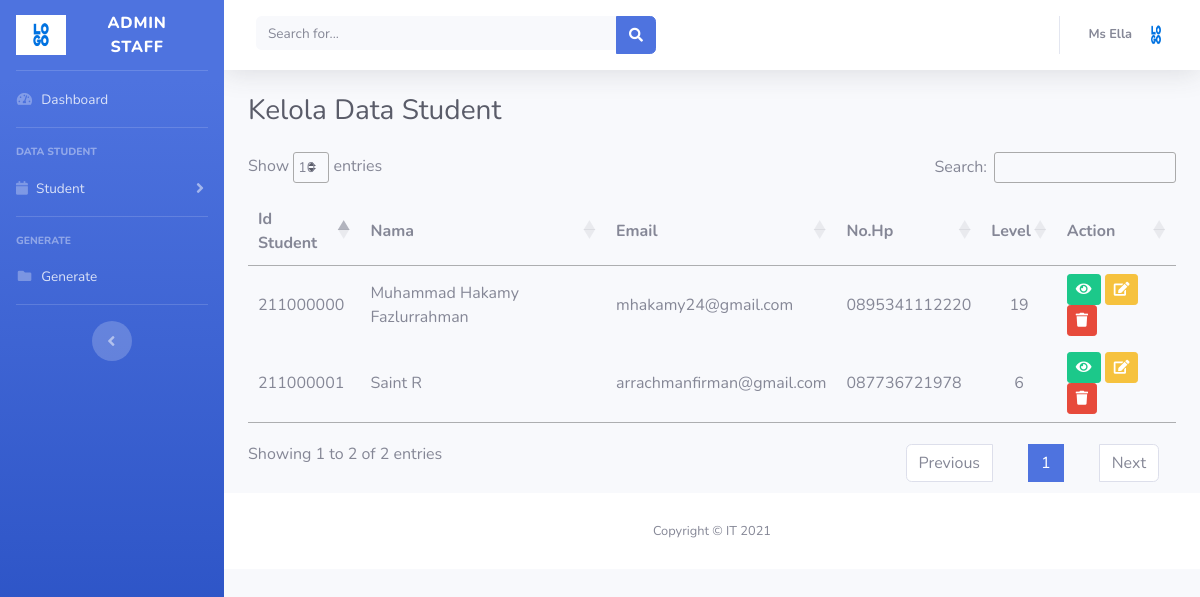
The app's page /staff/pendaftar.php (signed in) with its own data.
### tables this page shows
CREATE TABLE `guidebook` (
  `id` int(11) NOT NULL,
  `id_participant` varchar(100) NOT NULL,
  `kids` int(11) NOT NULL
);

CREATE TABLE `participant` (
  `id_participant` varchar(100) NOT NULL,
  `tgl_participant` date DEFAULT current_timestamp(),
  `nama_participant` varchar(50) NOT NULL DEFAULT '<booked>',
  `jenis_kelamin` varchar(10) DEFAULT NULL,
  `tempat_lahir` varchar(50) DEFAULT NULL,
  `tgl_lahir` varchar(100) DEFAULT NULL,
  `alamat` varchar(100) DEFAULT NULL,
  `telp_participant` varchar(13) DEFAULT NULL,
  `email_participant` varchar(200) DEFAULT NULL,
  `instansi_participant` varchar(100) DEFAULT NULL,
  `alamat_pekerjaan` varchar(100) DEFAULT NULL,
  `sosmed` varchar(50) DEFAULT NULL,
  `pendidikan` varchar(3) DEFAULT NULL,
  `sumber` varchar(50) DEFAULT NULL,
  `namayah` varchar(50) DEFAULT NULL,
  `noayah` varchar(15) DEFAULT NULL,
  `namaibu` varchar(50) DEFAULT NULL,
  `noibu` varchar(15) DEFAULT NULL,
  `program_participant` varchar(50) DEFAULT NULL,
  `alasan` varchar(100) DEFAULT NULL,
  `target` varchar(100) DEFAULT NULL,
  `hari` varchar(19) DEFAULT NULL,
  `sesi` char(2) DEFAULT NULL,
  `lama` varchar(50) DEFAULT NULL,
  `investasi` int(11) DEFAULT NULL,
  `facility` varchar(100) DEFAULT NULL,
  `caschback` int(11) DEFAULT NULL,
  `buku_participant` varchar(100) DEFAULT NULL,
  `cabang_participant` varchar(100) DEFAULT NULL,
  `akses_participant` varchar(10) DEFAULT 'On Budget',
  `jumlah_sesi` int(11) DEFAULT 24,
  `out_participant` date DEFAULT NULL,
  `kode_pos` int(20) DEFAULT NULL,
  `pass_participant` varchar(100) DEFAULT NULL,
  `dream` text DEFAULT NULL,
  `target_score` float DEFAULT NULL,
  `reschedule` int(11) NOT NULL DEFAULT 3,
  `coach_note` text DEFAULT NULL,
  `status_participant` varchar(20) DEFAULT 'aktif',
  `alasan_berhenti` text DEFAULT NULL,
  `id_staff` varchar(100) NOT NULL
);

### staff/ceknilai.php (the view, shortened to what this page needs)
 <link rel="stylesheet" type="text/css" media="screen" href="https://cdn.datatables.net/1.10.19/css/jquery.dataTables.min.css">
            <?php
                $edit=mysqli_query($conn,"SELECT * FROM   participant  WHERE id_participant ='".$row['id_participant']."'");
                $erow=mysqli_fetch_array($edit);
                $idpart = $erow["id_participant"];
            ?>
   <?php
    $yws = mysqli_query($conn,"SELECT * FROM  gb_answer  WHERE id_participant = $idpart");
?>

### temp/staff/header.php (shortened to what this page needs)
<!DOCTYPE html>
<html lang="en">
<head>
  <link href="./../assets/fontsawesome/css/all.min.css" rel="stylesheet" type="text/css">
    <link href="assets/datatables/dataTables.bootstrap4.min.css" rel="stylesheet">
    <link rel="stylesheet" type="text/css" media="screen" href="https://cdn.datatables.net/1.10.19/css/jquery.dataTables.min.css">
  <link href="./../assets/css/sb-admin-2.min.css" rel="stylesheet">
</head>
<body id="page-top">
  <div id="wrapper">

### temp/staff/navbar.php (shortened to what this page needs)
   <ul class="navbar-nav bg-gradient-primary sidebar sidebar-dark accordion" id="accordionSidebar">
<a class="sidebar-brand d-flex align-items-center justify-content-center" href="login.php">
  <div class="sidebar-brand-icon rotate-n-1">
    <img src="../logo.png" style="height: 40px; width: 50px;">
  </div>
  <div class="sidebar-brand-text mx-3">Admin Staff</div>
</a>
<hr class="sidebar-divider my-0">
<li class="nav-item ">
  <a class="nav-link" href="../staff/index.php">
    <i class="fas fa-fw fa-tachometer-alt"></i>
    <span>Dashboard</span></a>
</li>
<hr class="sidebar-divider">
<div class="sidebar-heading">
   Data Student
</div>
<li class="nav-item">
  <a class="nav-link collapsed" href="#" data-toggle="collapse" data-target="#collapseTwo" aria-expanded="true" aria-controls="collapseTwo">
    <i class="fas fa-calendar "></i>
    <span>Student</span>
  </a>
</li>
<hr class="sidebar-divider">
<div class="sidebar-heading">
  Generate
</div>
<li class="nav-item ">
  <a class="nav-link" href="../staff/generate.php">
    <i class="fas fa-fw fa-folder"></i>
    <span>Generate</span></a>
</li>
<hr class="sidebar-divider d-none d-md-block">
<div class="text-center d-none d-md-inline">
  <button class="rounded-circle border-0" id="sidebarToggle"></button>
</div>
</ul>
    <div id="content-wrapper" class="d-flex flex-column">
      <div id="content">
        <nav class="navbar navbar-expand navbar-light bg-white topbar mb-4 static-top shadow">
          <form class="d-none d-sm-inline-block form-inline mr-auto ml-md-3 my-2 my-md-0 mw-100 navbar-search">
            <div class="input-group">
              <input type="text" class="form-control bg-light border-0 small" placeholder="Search for..." aria-label="Search" aria-describedby="basic-addon2">
              <div class="input-group-append">
                <button class="btn btn-primary" type="button">
                  <i class="fas fa-search fa-sm"></i>
                </button>
              </div>
            </div>
          </form>
          <ul class="navbar-nav ml-auto">
            <li class="nav-item dropdown no-arrow">
              <a class="nav-link dropdown-toggle" href="#" id="userDropdown" role="button" data-toggle="dropdown" aria-haspopup="true" aria-expanded="false">
                <span class="mr-2 d-none d-lg-inline text-gray-600 small">
                           <b>   <?php echo $_SESSION['alias_staff']; ?> </b>
                </span>
                <img class="img-profile rounded-circle" src="./../logo.png">
              </a>
            </li>
          </ul>
        </nav>

### staff/pendaftar.php (shortened to what this page needs)
<?php
include('./../temp/staff/header.php');
include('./../temp/staff/navbar.php');
?>
  <link rel="stylesheet" type="text/css" media="screen" href="https://cdn.datatables.net/1.10.19/css/jquery.dataTables.min.css">
<div class="container-fluid">
  <div class="d-sm-flex align-items-center justify-content-between mb-4">
    <h1 class="h3 mb-0 text-gray-800">Kelola Data Student</h1>
  </div>
<table id="tabel-data">
    <thead>
        <tr>
            <th>Id Student</th>
            <th>Nama </th>
            <th>Email</th>
            <th>No.Hp</th>
            <th>Level</th>
            <th>Action</th>
        </tr>
    </thead>
    <tbody>
    <?php
        include '../koneksi.php';
        $Student = mysqli_query($conn,"SELECT * FROM  guidebook gd , participant part WHERE gd.id_participant  =  part.id_participant");
  foreach( $Student as $row ) {
    ?>
<tr>
    <td><?= $row["id_participant"]; ?></td>
    <td><?= $row["nama_participant"]; ?></td>
    <td><?= $row["email_participant"]; ?></td>
    <td><?= $row["telp_participant"]; ?></td>
    <td class="text-center"><?= $row["kids"]; ?></td>
      <td >
        <a href="#nilai<?php echo $row['id_participant']; ?>" data-toggle="modal" class="btn btn-sm btn-success" title="Cek Nilai" ><i class="fa fa-eye"> </i></a>
                       <?php
      include('ceknilai.php');
        ?>
        <a href="#edit<?php echo $row['id_participant']; ?>" data-toggle="modal" class="btn btn-sm btn-warning" title="Ubah" ><i class="fa fa-edit"> </i></a>
            <a onclick="return confirm('Apakah anda yakin ingin menghapus data?')" href="hapus.php?id_participant=<?php echo $row["id_participant"]; ?>" class="btn btn-danger btn-sm" title="Hapus Data"><i class="fa fa-trash"> </i></a></td>
  </tr>
  <?php } ?>
    </tbody>
</table>
      </div>
  <?php
include('./../temp/staff/footer.php');
?>

### temp/staff/footer.php
      <footer class="sticky-footer bg-white">
        <div class="container my-auto">
          <div class="copyright text-center my-auto">
            <span>Copyright &copy; IT 2021</span>
          </div>
        </div>
      </footer>
      </div>
      </div>
    </div>
</body>
</html>

### records on screen
guidebook: id_participant.id_participant "211000000", id_participant.nama_participant "Muhammad Hakamy Fazlurrahman", id_participant.email_participant "mhakamy24@gmail.com", id_participant.telp_participant "0895341112220", kids "19"
guidebook: id_participant.id_participant "211000001", id_participant.nama_participant "Saint R", id_participant.email_participant "arrachmanfirman@gmail.com", id_participant.telp_participant "087736721978", kids "6"

### other values on screen
$_SESSION['alias_staff'] "Ms Ella"
